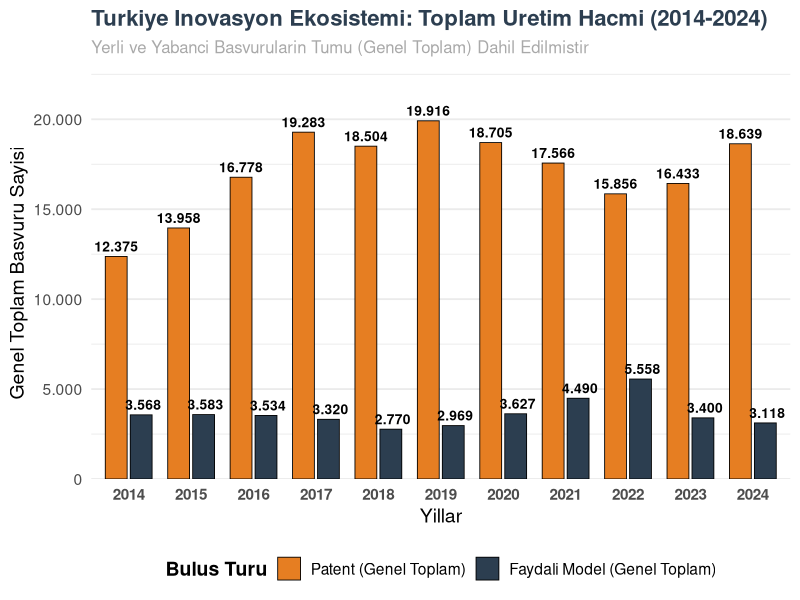
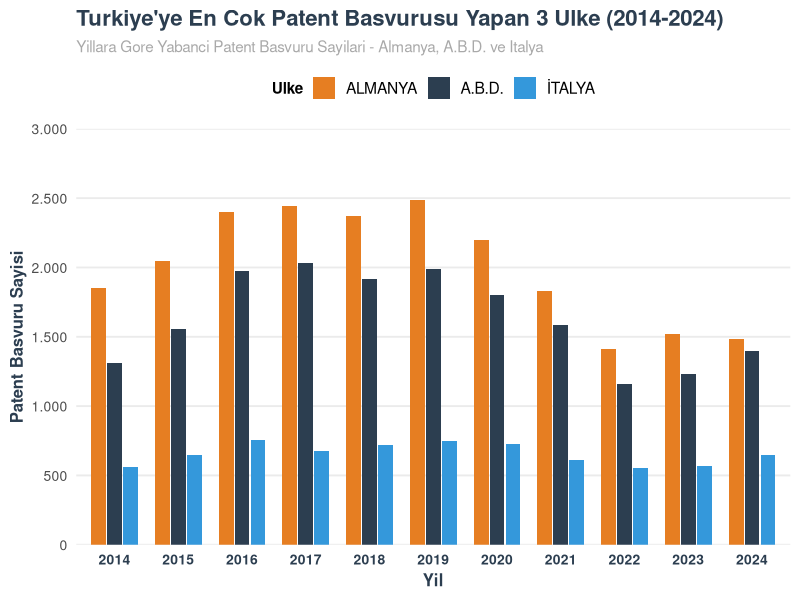
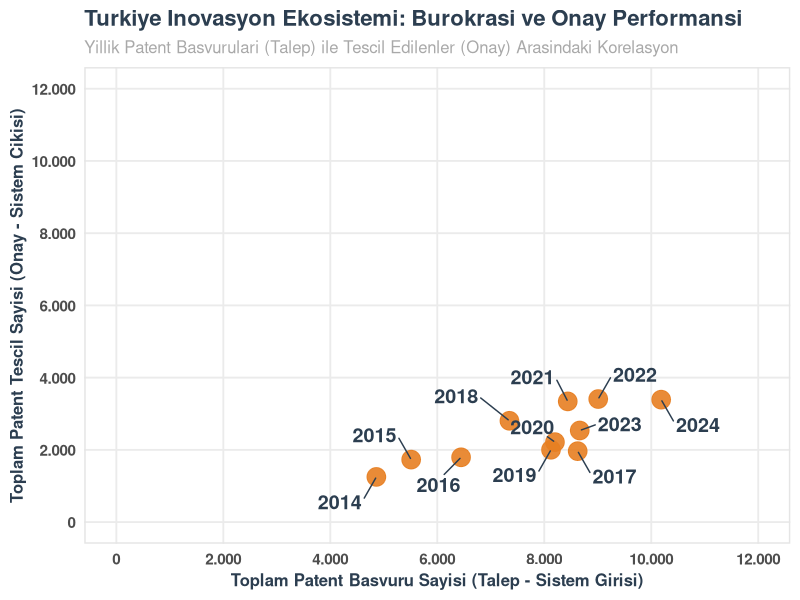
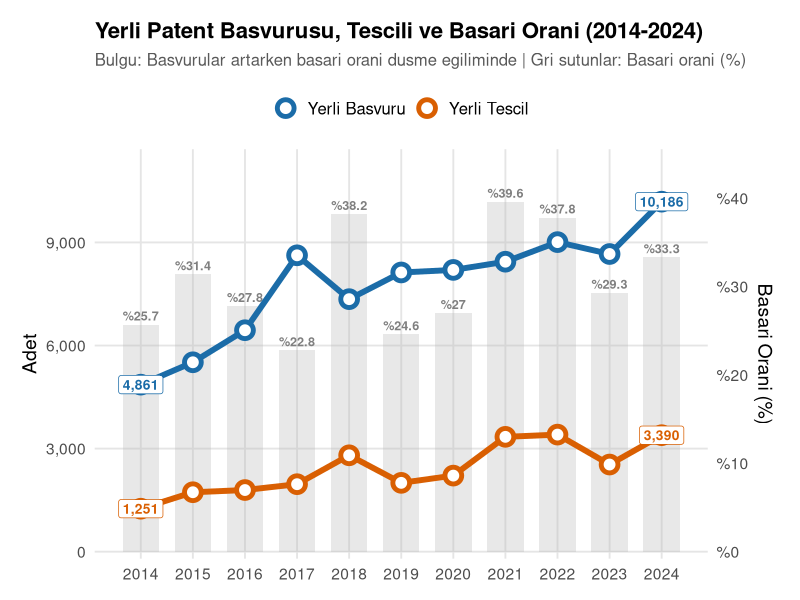
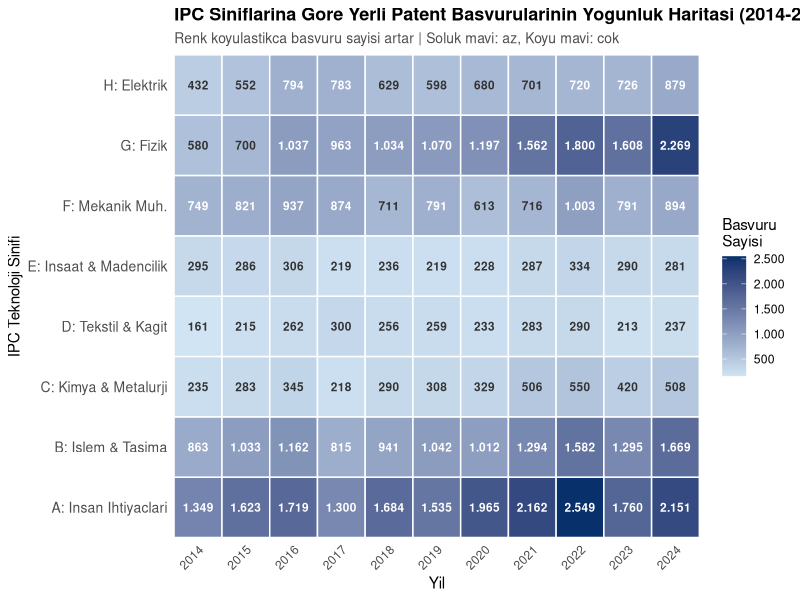
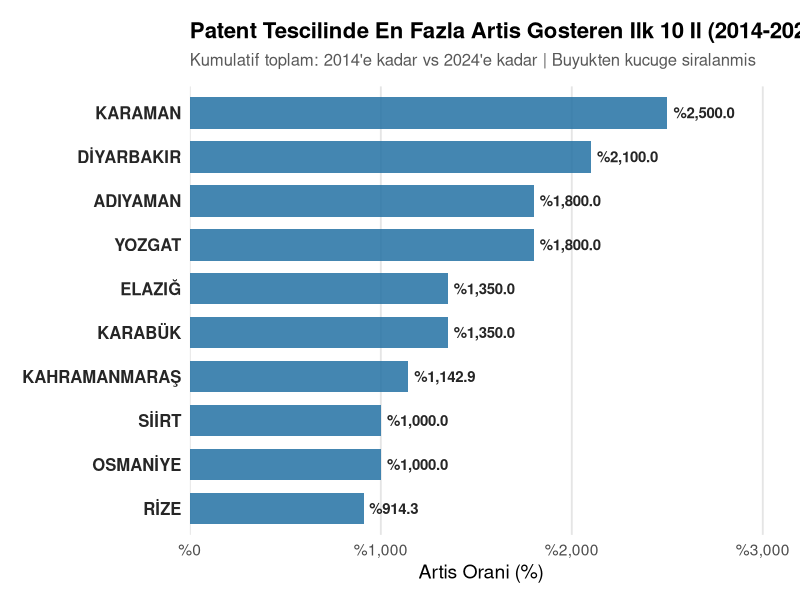

Source code (R) for these figures, in order:
# =============================================================================
# TURKIYE INOVASYON EKOSISTEMI VERI GORSELLESTIRME
# =============================================================================

# 1. GEREKLI KUTUPHANELERIN YUKLENMESI VE CAGIRILMASI
if(!require(ggplot2)) install.packages("ggplot2")
if(!require(dplyr)) install.packages("dplyr")
if(!require(tidyr)) install.packages("tidyr")
if(!require(scales)) install.packages("scales")
if(!require(readxl)) install.packages("readxl")
if(!require(ggrepel)) install.packages("ggrepel")

library(ggplot2)
library(dplyr)
library(tidyr)
library(scales)
library(readxl)
library(ggrepel)

# 2. CALISMA DIZINININ AYARLANMASI
# Scriptin bulundugu klasor otomatik algilanir.
tryCatch({
  if (requireNamespace("rstudioapi", quietly = TRUE) && rstudioapi::isAvailable()) {
    p <- rstudioapi::getActiveDocumentContext()$path
    if (nchar(p) > 0) setwd(dirname(p))
  }
}, error = function(e) {
  # Rscript ile calistiriliyorsa
  args <- commandArgs(trailingOnly = FALSE)
  file_arg <- grep("--file=", args, value = TRUE)
  if (length(file_arg) > 0) {
    script_path <- sub("--file=", "", file_arg)
    setwd(dirname(normalizePath(script_path)))
  }
})
cat("Calisma dizini:", getwd(), "\n\n")

# 3. YARDIMCI FONKSIYONLAR VE ORTAK TEMA
# Veri donusumleri icin kisa fonksiyonlar
s  <- function(x) suppressWarnings(as.numeric(as.character(x)))
si <- function(x) suppressWarnings(as.integer(as.character(x)))

# Bazi grafiklerde kullanilan ortak tema
tema <- theme_minimal(base_size = 14) +
  theme(
    plot.title       = element_text(face = "bold", size = 16, hjust = 0),
    plot.subtitle    = element_text(color = "grey35", size = 12, hjust = 0, margin = margin(b = 12)),
    plot.caption     = element_text(color = "grey55", size = 10, hjust = 1),
    plot.margin      = margin(16, 20, 12, 16),
    panel.grid.minor = element_blank(),
    panel.grid.major = element_line(color = "grey90"),
    plot.background  = element_rect(fill = "white", color = NA),
    legend.position  = "top",
    legend.text      = element_text(size = 12)
  )

# Ortak Renk Paleti
MAVI    <- "#1B6CA8"
TURUNCU <- "#D95F02"
YESIL   <- "#1B8858"
KIRMIZI <- "#C0392B"

# ============================================================
# GRAFIK 1: Yan Yana Sutun Grafigi - Genel Toplam Rakamlari
# ============================================================
patent_ham <- read_excel("Patent_Yillik_Basvuru.xls", skip = 3)
patent_temiz <- patent_ham %>%
  select(Yil = 1, Patent = 12) %>%
  mutate(
    Yil = s(Yil),
    Patent = s(Patent)
  ) %>%
  filter(!is.na(Yil) & Yil >= 2014 & Yil <= 2024)

faydali_ham <- read_excel("Faydali_Model_Basvurularinin_Yillara_Gore_Dagilimi.xls", skip = 3)
faydali_temiz <- faydali_ham %>%
  select(Yil = 1, Faydali_Model = 10) %>%
  mutate(
    Yil = s(Yil),
    Faydali_Model = s(Faydali_Model)
  ) %>%
  filter(!is.na(Yil) & Yil >= 2014 & Yil <= 2024)

veri_birlestirilmis <- merge(patent_temiz, faydali_temiz, by = "Yil")
veri_uzun <- veri_birlestirilmis %>%
  pivot_longer(cols = c("Patent", "Faydali_Model"), names_to = "Kategori", values_to = "Sayi")

veri_uzun$Kategori <- factor(veri_uzun$Kategori, levels = c("Patent", "Faydali_Model"))

p_genel <- ggplot(veri_uzun, aes(x = factor(Yil), y = Sayi, fill = Kategori)) +
  geom_col(position = position_dodge(width = 0.8), width = 0.7, color = "black", size = 0.3) +
  geom_text(aes(label = format(Sayi, big.mark = ".")), 
            position = position_dodge(width = 0.8), 
            vjust = -0.5, color = "black", fontface = "bold", size = 3.5) +
  scale_fill_manual(values = c("Patent" = "#E67E22", "Faydali_Model" = "#2C3E50"), 
                    labels = c("Patent (Genel Toplam)", "Faydali Model (Genel Toplam)"), 
                    name = "Bulus Turu") +
  scale_y_continuous(labels = label_number(big.mark = "."), expand = expansion(mult = c(0, 0.15))) +
  labs(
    title = "Turkiye Inovasyon Ekosistemi: Toplam Uretim Hacmi (2014-2024)",
    subtitle = "Yerli ve Yabanci Basvurularin Tumu (Genel Toplam) Dahil Edilmistir",
    x = "Yillar",
    y = "Genel Toplam Basvuru Sayisi"
  ) +
  theme_minimal(base_size = 14) +
  theme(
    plot.title = element_text(face = "bold", size = 16, color = "#2C3E50"),
    plot.subtitle = element_text(size = 12, color = "darkgrey"),
    axis.text.x = element_text(face = "bold", size = 11),
    legend.position = "bottom",
    legend.title = element_text(face = "bold"),
    panel.grid.major.x = element_blank()
  )
print(p_genel)

# ============================================================
# GRAFIK 2: Turkiye'ye En Cok Patent Basvurusu Yapan 3 Ulke
# ============================================================
ham_veri_ulke <- read_excel("patent_basvurularinin_ulkelere_gore_dagilimi.xls", col_names = FALSE, skip = 2)
satirlar <- 2:nrow(ham_veri_ulke)

ulke_df <- do.call(rbind, lapply(satirlar, function(r) {
  ulke <- trimws(as.character(ham_veri_ulke[[2]][r]))
  vals <- sapply(22:32, function(col) {
    v <- ham_veri_ulke[[col]][r]
    ifelse(is.na(v), 0, as.numeric(v))
  })
  data.frame(Ulke = ulke, Yil = 2014:2024, Basvuru = vals, stringsAsFactors = FALSE)
}))

ulke_df <- ulke_df %>%
  filter(
    !is.na(Ulke),
    nchar(trimws(Ulke)) > 1,
    !grepl("T.RK.YE|TURKEY", Ulke, ignore.case = TRUE),
    !grepl("TOPLAM",          Ulke, ignore.case = TRUE),
    !grepl("D.\\u011fER|DIGER|D.GER", Ulke, ignore.case = TRUE),
    trimws(Ulke) != ""
  )

top3_isimler <- ulke_df %>%
  group_by(Ulke) %>%
  summarise(Toplam = sum(Basvuru), .groups = "drop") %>%
  arrange(desc(Toplam)) %>%
  slice(1:3) %>%
  pull(Ulke)

grafik_df       <- ulke_df[ulke_df$Ulke %in% top3_isimler, ]
grafik_df$Ulke  <- factor(grafik_df$Ulke, levels = top3_isimler)
grafik_df$Yil   <- factor(grafik_df$Yil)

p_ulke <- ggplot(grafik_df, aes(x = Yil, y = Basvuru, fill = Ulke)) +
  geom_col(position = position_dodge(width = 0.75), width = 0.7, color = NA) +
  scale_fill_manual(values = c("#E67E22", "#2C3E50", "#3498DB"), name = "Ulke") +
  scale_y_continuous(labels = label_number(big.mark = "."), limits = c(0, 3000), breaks = seq(0, 3000, by = 500), expand = expansion(mult = c(0, 0))) +
  labs(
    title    = "Turkiye'ye En Cok Patent Basvurusu Yapan 3 Ulke (2014-2024)",
    subtitle = "Yillara Gore Yabanci Patent Basvuru Sayilari - Almanya, A.B.D. ve Italya",
    x        = "Yil",
    y        = "Patent Basvuru Sayisi"
  ) +
  theme_minimal(base_size = 14) +
  theme(
    plot.title         = element_text(face = "bold", size = 16, color = "#2C3E50"),
    plot.subtitle      = element_text(size = 11, color = "darkgrey"),
    axis.text.x        = element_text(face = "bold", size = 10, color = "#2C3E50"),
    axis.text.y        = element_text(size = 10),
    axis.title         = element_text(face = "bold", size = 12, color = "#2C3E50"),
    legend.title       = element_text(face = "bold", size = 11),
    legend.position    = "top",
    panel.grid.major.x = element_blank(),
    panel.grid.minor   = element_blank()
  )
print(p_ulke)

# ============================================================
# GRAFIK 3: Burokrasi ve Onay Performansi
# ============================================================
tescil_ham <- read_excel("Patent_Yillik_Tescil.xls", skip = 3)
tescil_temiz <- tescil_ham %>%
  select(Yil = 1, Tescil = 5) %>%
  mutate(
    Yil    = s(Yil),
    Tescil = s(Tescil)
  ) %>%
  filter(!is.na(Yil) & Yil >= 2014 & Yil <= 2024)

basvuru_ham_yerli <- read_excel("Patent_Yillik_Basvuru.xls", skip = 3)
basvuru_temiz_yerli <- basvuru_ham_yerli %>%
  select(Yil = 1, Basvuru = 5) %>%
  mutate(
    Yil     = s(Yil),
    Basvuru = s(Basvuru)
  ) %>%
  filter(!is.na(Yil) & Yil >= 2014 & Yil <= 2024)

burokrasi_data <- merge(basvuru_temiz_yerli, tescil_temiz, by = "Yil")

p_burokrasi <- ggplot(burokrasi_data, aes(x = Basvuru, y = Tescil)) +
  geom_point(size = 6, color = "#E67E22", alpha = 0.9) +
  geom_text_repel(aes(label = Yil), size = 5, fontface = "bold", color = "#2C3E50", box.padding = 0.8, min.segment.length = 0) +
  scale_x_continuous(labels = label_number(big.mark = "."), limits = c(0, 12000), breaks = seq(0, 12000, by = 2000)) +
  scale_y_continuous(labels = label_number(big.mark = "."), limits = c(0, 12000), breaks = seq(0, 12000, by = 2000)) +
  labs(
    title    = "Turkiye Inovasyon Ekosistemi: Burokrasi ve Onay Performansi",
    subtitle = "Yillik Patent Basvurulari (Talep) ile Tescil Edilenler (Onay) Arasindaki Korelasyon",
    x        = "Toplam Patent Basvuru Sayisi (Talep - Sistem Girisi)",
    y        = "Toplam Patent Tescil Sayisi (Onay - Sistem Cikisi)"
  ) +
  theme_minimal(base_size = 14) +
  theme(
    plot.title       = element_text(face = "bold", size = 16, color = "#2C3E50"),
    plot.subtitle    = element_text(size = 12, color = "darkgrey"),
    axis.title       = element_text(face = "bold", size = 12, color = "#2C3E50"),
    axis.text        = element_text(face = "bold", size = 11),
    panel.grid.minor = element_blank(),
    panel.border     = element_rect(color = "gray90", fill = NA, linewidth = 1)
  )
print(p_burokrasi)

# ============================================================
# GRAFIK 4: Yerli Patent Basvurusu, Tescili ve Basari Orani
# ============================================================
raw_pb  <- read_excel("Patent_Yillik_Basvuru.xls", col_names = FALSE)
pat_bas <- data.frame(
  Yil     = si(raw_pb[[1]][4:nrow(raw_pb)]),
  Yerli   = s(raw_pb[[5]][4:nrow(raw_pb)]),
  Yabanci = s(raw_pb[[10]][4:nrow(raw_pb)])
) %>% filter(!is.na(Yil), !is.na(Yerli), Yil >= 2014, Yil <= 2024) %>%
  mutate(Toplam = Yerli + Yabanci)

raw_pt  <- read_excel("Patent_Yillik_Tescil.xls", col_names = FALSE)
pat_tes <- data.frame(
  Yil     = si(raw_pt[[1]][4:nrow(raw_pt)]),
  Yerli   = s(raw_pt[[5]][4:nrow(raw_pt)]),
  Yabanci = s(raw_pt[[10]][4:nrow(raw_pt)])
) %>% filter(!is.na(Yil), !is.na(Yerli), Yil >= 2014, Yil <= 2024) %>%
  mutate(Toplam = Yerli + Yabanci)

df1_lines <- bind_rows(
  pat_bas %>% select(Yil, Sayi = Yerli) %>% mutate(Tur = "Yerli Basvuru"),
  pat_tes %>% select(Yil, Sayi = Yerli) %>% mutate(Tur = "Yerli Tescil")
)
etiket1 <- df1_lines %>% filter(Yil %in% c(2014, 2024))

df1_oran <- data.frame(
  Yil  = pat_bas$Yil,
  Oran = round(pat_tes$Yerli / pat_bas$Yerli * 100, 1)
)

max_adet <- max(c(pat_bas$Yerli, pat_tes$Yerli), na.rm = TRUE)
max_oran <- max(df1_oran$Oran, na.rm = TRUE)
k1 <- max_adet / max_oran

g1 <- ggplot() +
  geom_col(data = df1_oran, aes(x = Yil, y = Oran * k1), fill = "grey70", alpha = 0.30, width = 0.7) +
  geom_text(data = df1_oran, aes(x = Yil, y = Oran * k1, label = paste0("%", Oran)), vjust = -0.4, size = 3.2, fontface = "bold", color = "grey50") +
  geom_line(data = df1_lines, aes(x = Yil, y = Sayi, color = Tur, group = Tur), linewidth = 2) +
  geom_point(data = df1_lines, aes(x = Yil, y = Sayi, color = Tur), size = 4, fill = "white", shape = 21, stroke = 2.5) +
  geom_label(data = etiket1, aes(x = Yil, y = Sayi, label = comma(Sayi), color = Tur), size = 3.5, fontface = "bold", show.legend = FALSE, label.padding = unit(0.25, "lines")) +
  scale_color_manual(values = c("Yerli Basvuru" = MAVI, "Yerli Tescil" = TURUNCU)) +
  scale_y_continuous(labels = comma, limits = c(0, NA), expand = expansion(mult = c(0.02, 0.15)), sec.axis = sec_axis(transform = ~ . / k1, name = "Basari Orani (%)", labels = function(x) paste0("%", round(x)))) +
  scale_x_continuous(breaks = 2014:2024) +
  labs(
    title = "Yerli Patent Basvurusu, Tescili ve Basari Orani (2014-2024)",
    subtitle = "Bulgu: Basvurular artarken basari orani dusme egiliminde | Gri sutunlar: Basari orani (%)",
    x = NULL, y = "Adet", color = NULL) + tema
print(g1)

# ============================================================
# GRAFIK 5: IPC Isi Haritasi
# ============================================================
raw_ipc <- read_excel("Patent_IPC_Basvuru.xls", col_names = FALSE)
ipc_listesi <- c("A", "B", "C", "D", "E", "F", "G", "H")
bloklar <- list(
  list(yil_satir = 3,  veri_bas = 5),
  list(yil_satir = 16, veri_bas = 18),
  list(yil_satir = 29, veri_bas = 31),
  list(yil_satir = 42, veri_bas = 44)
)

ipc_rows <- list()
for (blok in bloklar) {
  yil_satiri <- blok$yil_satir
  veri_bas   <- blok$veri_bas
  for (col_offset in seq(2, 16, by = 2)) {
    yil_val <- suppressWarnings(as.integer(as.character(unlist(raw_ipc[yil_satiri, col_offset]))))
    if (is.na(yil_val) || yil_val < 2014 || yil_val > 2024) next
    for (i in seq_along(ipc_listesi)) {
      satir_no <- veri_bas + i - 1
      yerli_val <- suppressWarnings(as.numeric(as.character(unlist(raw_ipc[satir_no, col_offset]))))
      if (is.na(yerli_val)) yerli_val <- 0
      ipc_rows[[length(ipc_rows) + 1]] <- data.frame(IPC = ipc_listesi[i], Yil = yil_val, Sayi = yerli_val)
    }
  }
}
ipc_data <- bind_rows(ipc_rows) %>% arrange(IPC, Yil)

ipc_aciklama <- c(
  "A" = "A: Insan Ihtiyaclari", "B" = "B: Islem & Tasima", "C" = "C: Kimya & Metalurji", "D" = "D: Tekstil & Kagit",
  "E" = "E: Insaat & Madencilik", "F" = "F: Mekanik Muh.", "G" = "G: Fizik", "H" = "H: Elektrik"
)
ipc_data <- ipc_data %>% mutate(IPC_Label = ipc_aciklama[IPC])
medyan_val <- median(ipc_data$Sayi, na.rm = TRUE)

g4 <- ggplot(ipc_data, aes(x = factor(Yil), y = IPC_Label, fill = Sayi)) +
  geom_tile(color = "white", linewidth = 0.5) +
  geom_text(aes(label = comma(Sayi, big.mark = "."), color = ifelse(Sayi > medyan_val, "beyaz", "siyah")), size = 3, fontface = "bold", show.legend = FALSE) +
  scale_color_manual(values = c("beyaz" = "white", "siyah" = "grey20")) +
  scale_fill_gradient(low = "#D0E4F3", high = "#08306B", name = "Basvuru\nSayisi", labels = comma_format(big.mark = ".")) +
  scale_x_discrete(expand = c(0, 0)) +
  scale_y_discrete(expand = c(0, 0)) +
  labs(
    title = "IPC Siniflarina Gore Yerli Patent Basvurularinin Yogunluk Haritasi (2014-2024)",
    subtitle = "Renk koyulastikca basvuru sayisi artar | Soluk mavi: az, Koyu mavi: cok",
    x = "Yil", y = "IPC Teknoloji Sinifi"
  ) +
  theme_minimal(base_size = 11) +
  theme(
    plot.title = element_text(face = "bold", size = 13),
    plot.subtitle = element_text(color = "gray30", size = 10),
    axis.text.x = element_text(angle = 45, hjust = 1),
    axis.text.y = element_text(size = 10),
    panel.grid = element_blank(),
    legend.position = "right"
  )
print(g4)

# ============================================================
# GRAFIK 6: Patent Tescilinde En Fazla Artis Gosteren Ilk 10 Il
# ============================================================
raw_il <- read_excel("Patent_tescillerinin_illere_gore_dagilimi.xls", col_names = FALSE)
yv_il <- suppressWarnings(as.numeric(as.character(unlist(raw_il[3, ]))))

col_1995 <- which(yv_il == 1995)
col_2014 <- which(yv_il == 2014)
col_2024 <- which(yv_il == 2024)

il_col <- 2
tum_satir <- 5:nrow(raw_il)
il_adlari <- as.character(unlist(raw_il[tum_satir, il_col]))
veri_satirlari <- tum_satir[!is.na(il_adlari) & il_adlari != "" & trimws(toupper(il_adlari)) != "TOPLAM"]

cols_to_2014 <- col_1995:col_2014
cols_to_2024 <- col_1995:col_2024

kum_2014 <- apply(raw_il[veri_satirlari, cols_to_2014], 1, function(x) sum(s(x), na.rm = TRUE))
kum_2024 <- apply(raw_il[veri_satirlari, cols_to_2024], 1, function(x) sum(s(x), na.rm = TRUE))

il_isimleri <- trimws(as.character(unlist(raw_il[veri_satirlari, il_col])))

df7 <- data.frame(Il = il_isimleri, Kum_2014 = kum_2014, Kum_2024 = kum_2024) %>%
  filter(!is.na(Il), Il != "", Kum_2014 > 0) %>%
  mutate(Artis_Pct = round((Kum_2024 - Kum_2014) / Kum_2014 * 100, 1)) %>%
  arrange(desc(Artis_Pct)) %>%
  slice_head(n = 10) %>%
  mutate(Il = factor(Il, levels = rev(Il)))

g7 <- ggplot(df7, aes(x = Il, y = Artis_Pct)) +
  geom_col(width = 0.72, alpha = 0.85, fill = "#2471A3") +
  geom_text(aes(label = paste0("%", comma(Artis_Pct, accuracy = 0.1))), hjust = -0.1, size = 3.8, fontface = "bold", color = "grey15") +
  coord_flip() +
  scale_y_continuous(labels = function(x) paste0("%", comma(x)), expand = expansion(mult = c(0, 0.22))) +
  labs(
    title = "Patent Tescilinde En Fazla Artis Gosteren Ilk 10 Il (2014-2024)",
    subtitle = "Kumulatif toplam: 2014'e kadar vs 2024'e kadar | Buyukten kucuge siralanmis",
    x = NULL, y = "Artis Orani (%)"
  ) +
  tema +
  theme(
    axis.text.y = element_text(size = 12, face = "bold", color = "grey15"),
    legend.position = "none",
    panel.grid.major.y = element_blank()
  )
print(g7)

cat("\nTum grafikler basariyla olusturuldu.\n")
